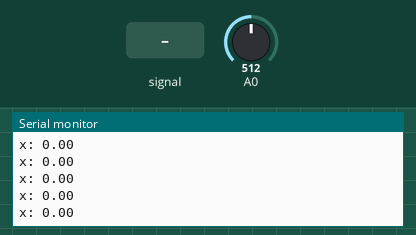
Recording of a sketch running on a simulated Arduino Uno, built with avr-gcc and run on an emulated ATmega328P. Shown: the last lines printed to the serial monitor. Inputs (shaded band) come from the test bench; at power-on: A0 = 512.

Above: at 1.2 s.
1.3 s: A0 fed a 200 Hz sine of ±81 counts around its level
At 1.48 s:
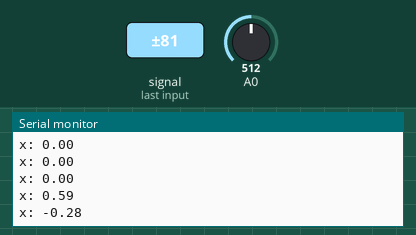
2.8 s: A0 set to 716
At 2.84 s:
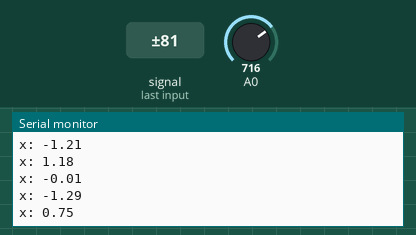
4.3 s: A0 set to 900
At 4.32 s:
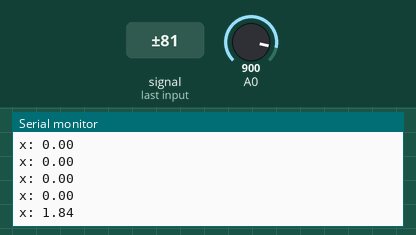
Timing chart, 0 to 7.3 s (numbered marks = the images above; inputs shaded):
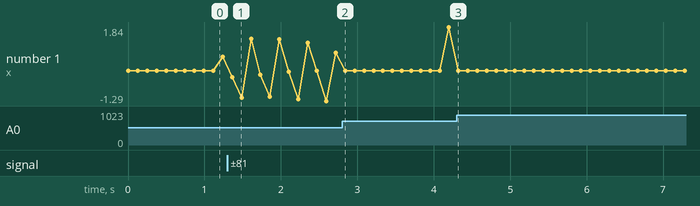

Measured:
- after the input at 1.3 s, the serial monitor: prints a new line after 0.06 s (image 1)
- plotted number 1: 0.59 → 0.75 after the input at 1.3 s, 0.75 → 1.84 after the input at 2.8 s

The sketch:

accelerometre.ino
```cpp
int X = A0;
int Y = A1;
int Z = A2;

void setup() {
  // put your setup code here, to run once:

  Serial.begin(9600);
}

void loop() {
  // put your main code here, to run repeatedly:

//  int x = analogRead(X);
//  delay(1);
//  int y = analogRead(Y);
//  delay(1);
//  int z = analogRead(Z);

  Serial.print("x: ");
  Serial.print(velocity(X));
  Serial.print("\n");
  //delay(10);
//  Serial.print(" y: ");
//  Serial.print(velocity(Y));
//  Serial.print("\t");
//
//  Serial.print(" z: ");
//  Serial.print(velocity(Z));
//  Serial.println("\t");

}

float velocity(int PIN){
  int N = 100;
  int tab[N];
  float somme = 0;
  for(int i=0;i<N;i++){
    int prev_a = analogRead(PIN);
    delay(1);
    int new_a = analogRead(PIN);
    tab[i] = (new_a - prev_a);
    somme += tab[i];
  }
  float vel = somme/N;
  return vel;
}
```
